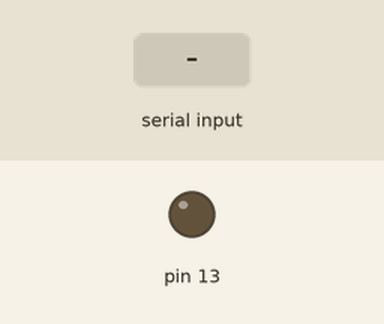
A sketch run on a simulated Arduino Uno, built with avr-gcc and run on an emulated ATmega328P. Shown: output pins drawn as LEDs (lit = HIGH). Inputs (shaded band) come from the test bench.

Above: at 1.2 s.
1.3 s: "1" received over Serial
At 2.1 s:
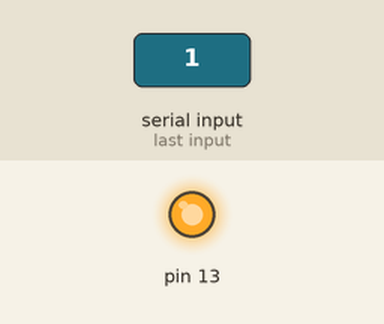
Timing chart, 0 to 4.3 s (numbered marks = the images above; inputs shaded):
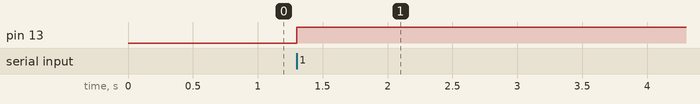

Measured:
- after the input at 1.3 s, pin 13: LOW → HIGH at once

The sketch:

sketch_nov05b.ino
```cpp
//Serial Slaver( Recv )
void setup() {
 Serial.begin(9600);
  pinMode(13,OUTPUT);
}

void loop() {
  if(Serial.available()){
    char data=(char)Serial.read();
     if(data='1'){
      digitalWrite(13,HIGH);
     }else{
      digitalWrite(13,LOW);
     }
  }


}
```
